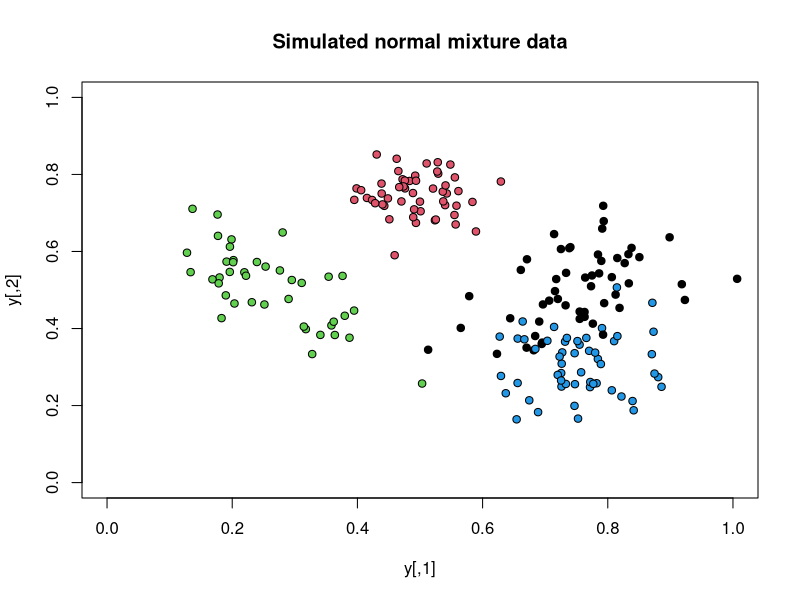

Generate this figure with R: (Note: this script raises an error after producing the figure.)
# test data (True gaussian mixture)
library(mvtnorm)
# library(pldensity)
# set.seed(110104)
nclust <- 4
d <- 2
mu <- list(c(.75, .5), c(.5, .75), c(.25, .5), c(.75, .3))
S <- list(matrix(.1^2 * c(1, .5, .5, 1), 2, 2), .05^2 * diag(2),
          matrix(.1^2 * c(1, -.5, -.5, 1), 2, 2), .075^2 * diag(2))
n <- 200
k <- sample(1:4, n, TRUE)
y <- matrix(0, n, d)
for (i in 1:nclust) {
  idx <- (k == i)
  print(mu[[i]])
  y[idx, ] <- rmvnorm(sum(idx), mu[[i]], S[[i]])
}
summary(y)
plot(y, xlim = c(0, 1), ylim = c(0, 1), bg = k, pch = 21,
     main = "Simulated normal mixture data")

system.time({
  res2 <- dp_normal_mix(
    y[ , ], 
    N = 500,
    alpha = 10, 
    lambda = runif(2), 
    kappa = 1, 
    nu = 2,
    Omega =  0.1 ^ 2 * diag(2))  
})

dres <- dp_normal_deval(y, res2)

# res <- res2[[1]]
# points(t(res$mu), bg = "yellow", pch = 21)
# 
# resol <- 100
# mesh <- expand.grid(x = seq(0, 1, length.out = resol), y = seq(0, 1, length.out = resol))
# mesh$z <- 0
# 
# m <- sum(res$n[res$n > 1])
# idx <- which(res$n > 1)
# for (i in idx) {
#   # if (res$n[i] > 1) {
#   #   covmat <-  res$S[ , ,i] / (res$n[i] - 2) 
#   # } else {
#   #   covmat <- 1 * 0.15 ^ 2 * diag(2)
#   # }
#   mesh$z <- mesh$z + (res$n[i] / res$m) * dmvnorm(mesh[ ,c("x", "y")], res$mu[ , i, drop = TRUE], res$S[ , ,i] / (res$n[i] - 2))
# }
# mesh$z <- mesh$z / max(mesh$z)
# z <- matrix(mesh$z, resol, resol)
# contour(z, add = TRUE)
# # 
# library(plotly)
# plot_ly(z = ~t(z)) %>% add_heatmap()
# # 
# plot_ly(z = ~t(z)) %>% add_surface()

# 
# # =================================
# 
# # 0. Libraries ===================================
# library(tidyverse)
# library(lubridate)
# 
# # 1. Read Data =====================================
# rides <- read_csv("C:/Users/mbg877/Google Drive/P1_Ride_Austin/00_Data/Clean_Database/Rides_A.csv") 
# rides <- rides %>%
#   mutate(datehour = ymd_h(paste(paste(year(started_on), month(started_on), day(started_on), sep = "-"), hour(started_on))))
# 
# rides_count <- rides %>% 
#   group_by(datehour) %>% 
#   count()
# 
# plot(tail(rides_count$datehour, 100), tail(rides_count$n[6800:7027], 100), type = "l")
# abline(h = mean(rides_count$n), col = "red")
# 
# 
# example <- rides %>% 
#   filter(datehour == ymd_h("2017-04-06 22"))
# 
# x <- example %>% 
#   select(start_location_lat, start_location_long, end_location_lat, end_location_long, total_fare) %>% 
#   rename(lat = start_location_lat, lon = start_location_long,
#          lat2 = end_location_lat, lon2 = end_location_long)
# 
# x$lat <- 0.1 + 0.8 * (x$lat - min(x$lat)) / (max(x$lat) - min(x$lat))
# x$lon <- 0.1 + 0.8 * (x$lon - min(x$lon)) / (max(x$lon) - min(x$lon))
# x$lat2 <- 0.1 + 0.8 * (x$lat2 - min(x$lat2)) / (max(x$lat2) - min(x$lat2))
# x$lon2 <- 0.1 + 0.8 * (x$lon2 - min(x$lon2)) / (max(x$lon2) - min(x$lon2))
# x$total_fare <- 0.1 + 0.8 * (x$total_fare - min(x$total_fare)) / (max(x$total_fare) - min(x$total_fare))
# 
# plot(x, xlim = c(0, 1), ylim = c(0, 1), main = "Ride Austin Trips")
# plot(x[ ,c(1,3)], xlim = c(0, 1), ylim = c(0, 1), main = "Ride Austin Trips")
# 
# x <- data.matrix(x)
# 
# 
# system.time({
#   res2 <- dp_normal_mix(
#     x[ ,1:4], 
#     N = 1000,
#     alpha = 100, 
#     lambda = runif(4), 
#     kappa = 1, 
#     nu = 2,
#     Omega =  0.01 ^ 2 * diag(4))  
# })
# 
# res <- res2[[1]]
# points(t(res$mu[c(1,3), ]), bg = "yellow", pch = 21)
# m <- sum(res$n[res$n > 1])
# idx <- which(res$n > 1)
# for (i in idx) { 
#   mesh$z <- mesh$z + (res$n[i] / res$m) * dmvnorm(mesh[ ,c("x", "y")], res$mu[c(1,3), i, drop = TRUE], res$S[c(1,3),c(1,3),i] / (res$n[i] - 2))
# }
# mesh$z <- mesh$z / max(mesh$z)
# z <- matrix(mesh$z, resol, resol)
# contour(z, add = TRUE)
# # 
# # library(plotly)
# # plot_ly(z = ~t(z)) %>% add_heatmap()
# # 
